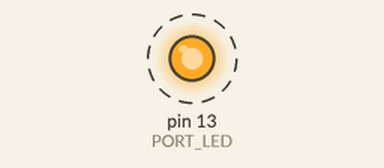
This sketch was run on a simulated Arduino Mega 2560, built with avr-gcc and run on an emulated ATmega2560. Shown: output pins drawn as LEDs (lit = HIGH). Dashed ring = blinking.

Above: at 0.1 s.
Timing chart, 0 to 3.0 s (numbered marks = the images above):
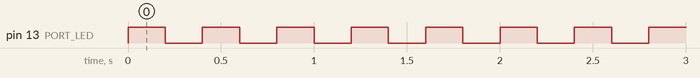

The sketch:

blink.ino
```cpp
#include "Arduino.h"

const int PORT_LED = LED_BUILTIN;

void setup()
{
  pinMode(PORT_LED, OUTPUT);
}

void loop()
{
  digitalWrite(PORT_LED, HIGH);
  delay(200);
  digitalWrite(PORT_LED, LOW);
  delay(200);
}
```

Measured:
- by itself, pin 13 (PORT_LED): alternates HIGH for 0.20 s and LOW for 0.20 s
